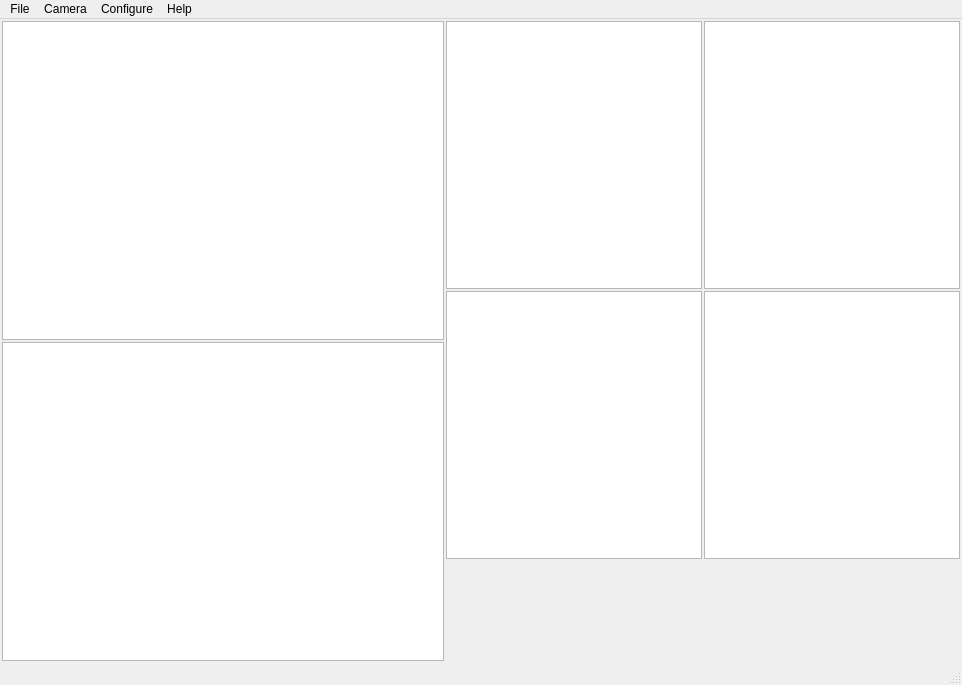
<?xml version="1.0" encoding="UTF-8"?>
<ui version="4.0">
 <class>MainWindow</class>
 <widget class="QMainWindow" name="MainWindow">
  <property name="geometry">
   <rect>
    <x>0</x>
    <y>0</y>
    <width>962</width>
    <height>685</height>
   </rect>
  </property>
  <property name="windowTitle">
   <string>MainWindow</string>
  </property>
  <property name="unifiedTitleAndToolBarOnMac">
   <bool>true</bool>
  </property>
  <widget class="QWidget" name="centralwidget">
   <layout class="QHBoxLayout" name="horizontalLayout_4">
    <property name="spacing">
     <number>2</number>
    </property>
    <property name="leftMargin">
     <number>2</number>
    </property>
    <property name="topMargin">
     <number>2</number>
    </property>
    <property name="rightMargin">
     <number>2</number>
    </property>
    <property name="bottomMargin">
     <number>2</number>
    </property>
    <item>
     <layout class="QVBoxLayout" name="verticalLayout">
      <property name="spacing">
       <number>2</number>
      </property>
      <item>
       <widget class="CameraPlotWidget" name="cameraPlot">
        <property name="minimumSize">
         <size>
          <width>400</width>
          <height>300</height>
         </size>
        </property>
       </widget>
      </item>
      <item>
       <widget class="CentroidScatterPlotWidget" name="scatterPlot">
        <property name="minimumSize">
         <size>
          <width>400</width>
          <height>300</height>
         </size>
        </property>
       </widget>
      </item>
     </layout>
    </item>
    <item>
     <layout class="QVBoxLayout" name="verticalLayout_2">
      <property name="spacing">
       <number>2</number>
      </property>
      <item>
       <layout class="QHBoxLayout" name="horizontalLayout_2">
        <property name="spacing">
         <number>2</number>
        </property>
        <item>
         <widget class="Centroid1dPlotWidget" name="centroidXPlot">
          <property name="minimumSize">
           <size>
            <width>250</width>
            <height>200</height>
           </size>
          </property>
         </widget>
        </item>
        <item>
         <widget class="Centroid1dPlotWidget" name="centroidYPlot">
          <property name="minimumSize">
           <size>
            <width>250</width>
            <height>200</height>
           </size>
          </property>
         </widget>
        </item>
       </layout>
      </item>
      <item>
       <layout class="QHBoxLayout" name="horizontalLayout">
        <property name="spacing">
         <number>2</number>
        </property>
        <item>
         <widget class="PsdWaterfallPlotWidget" name="psdXPlot">
          <property name="minimumSize">
           <size>
            <width>250</width>
            <height>200</height>
           </size>
          </property>
         </widget>
        </item>
        <item>
         <widget class="PsdWaterfallPlotWidget" name="psdYPlot">
          <property name="minimumSize">
           <size>
            <width>250</width>
            <height>200</height>
           </size>
          </property>
         </widget>
        </item>
       </layout>
      </item>
      <item>
       <layout class="QHBoxLayout" name="horizontalLayout_3">
        <property name="spacing">
         <number>2</number>
        </property>
        <item>
         <widget class="CameraControlWidget" name="cameraControl" native="true">
          <property name="minimumSize">
           <size>
            <width>0</width>
            <height>0</height>
           </size>
          </property>
          <property name="styleSheet">
           <string notr="true"/>
          </property>
         </widget>
        </item>
        <item>
         <widget class="CameraDataWidget" name="cameraData" native="true">
          <property name="minimumSize">
           <size>
            <width>100</width>
            <height>100</height>
           </size>
          </property>
          <property name="styleSheet">
           <string notr="true"/>
          </property>
         </widget>
        </item>
       </layout>
      </item>
     </layout>
    </item>
   </layout>
  </widget>
  <widget class="QMenuBar" name="menubar">
   <property name="geometry">
    <rect>
     <x>0</x>
     <y>0</y>
     <width>962</width>
     <height>22</height>
    </rect>
   </property>
   <widget class="QMenu" name="menuFile">
    <property name="title">
     <string>File</string>
    </property>
    <addaction name="actionExit"/>
   </widget>
   <widget class="QMenu" name="menuHelp">
    <property name="title">
     <string>Help</string>
    </property>
    <addaction name="actionAbout"/>
   </widget>
   <widget class="QMenu" name="menuCamera">
    <property name="title">
     <string>Camera</string>
    </property>
   </widget>
   <widget class="QMenu" name="menuConfigure">
    <property name="title">
     <string>Configure</string>
    </property>
    <addaction name="actionCameraConfig"/>
    <addaction name="actionPlotsConfig"/>
   </widget>
   <addaction name="menuFile"/>
   <addaction name="menuCamera"/>
   <addaction name="menuConfigure"/>
   <addaction name="menuHelp"/>
  </widget>
  <widget class="QStatusBar" name="statusbar"/>
  <action name="actionExit">
   <property name="text">
    <string>Exit</string>
   </property>
   <property name="toolTip">
    <string>Exit the Program</string>
   </property>
   <property name="shortcut">
    <string>Meta+Q</string>
   </property>
  </action>
  <action name="actionAbout">
   <property name="text">
    <string>About</string>
   </property>
  </action>
  <action name="actionDummy">
   <property name="text">
    <string>Dummy</string>
   </property>
  </action>
  <action name="actionCameraConfig">
   <property name="text">
    <string>Camera</string>
   </property>
  </action>
  <action name="actionPlotsConfig">
   <property name="text">
    <string>Plots</string>
   </property>
  </action>
 </widget>
 <customwidgets>
  <customwidget>
   <class>CameraControlWidget</class>
   <extends>QWidget</extends>
   <header>spot_motion_monitor.views.camera_control_widget</header>
   <container>1</container>
  </customwidget>
  <customwidget>
   <class>CameraPlotWidget</class>
   <extends>QGraphicsView</extends>
   <header>spot_motion_monitor.views.camera_plot_widget</header>
  </customwidget>
  <customwidget>
   <class>CameraDataWidget</class>
   <extends>QWidget</extends>
   <header>spot_motion_monitor.views.camera_data_widget</header>
   <container>1</container>
  </customwidget>
  <customwidget>
   <class>Centroid1dPlotWidget</class>
   <extends>QGraphicsView</extends>
   <header>spot_motion_monitor.views.centroid_1d_plot_widget</header>
  </customwidget>
  <customwidget>
   <class>CentroidScatterPlotWidget</class>
   <extends>QGraphicsView</extends>
   <header>spot_motion_monitor.views.centroid_scatter_plot_widget</header>
  </customwidget>
  <customwidget>
   <class>PsdWaterfallPlotWidget</class>
   <extends>QGraphicsView</extends>
   <header>spot_motion_monitor.views.psd_waterfall_plot_widget</header>
  </customwidget>
 </customwidgets>
 <resources/>
 <connections/>
</ui>
